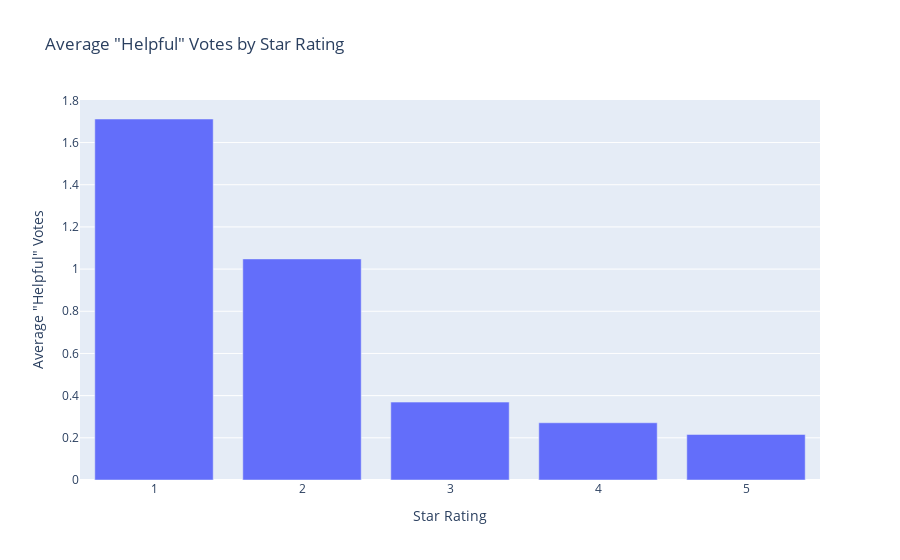

Source (notebook cell):
### Markdown cell above
#### Fig4. Average "Helpful" Votes by Star Rating

### Code cell
# Group by star rating and calculate the average number of 'helpful' votes
helpfulness_by_rating = df_cleaned.groupby('reviews.rating')['reviews.numHelpful'].mean().reset_index()

# Create the bar chart
fig = px.bar(helpfulness_by_rating,
             x='reviews.rating',
             y='reviews.numHelpful',
             title='Average "Helpful" Votes by Star Rating',
             labels={'reviews.rating': 'Star Rating', 'reviews.numHelpful': 'Average "Helpful" Votes'})

fig.show()

### Figure 1 — Plotly figure (JSON) as saved in the notebook; plotly's stock layout.template omitted (floating-point values rounded to 4 significant figures)
{"data": [{"hovertemplate": "Star Rating=%{x}<br>Average \"Helpful\" Votes=%{y}<extra></extra>", "legendgroup": "", "marker": {"color": "#636efa", "pattern": {"shape": ""}}, "name": "", "orientation": "v", "showlegend": false, "textposition": "auto", "type": "bar", "x": [1, 2, 3, 4, 5], "xaxis": "x", "y": [1.712, 1.048, 0.3693, 0.2713, 0.2159], "yaxis": "y"}], "layout": {"barmode": "relative", "legend": {"tracegroupgap": 0}, "title": {"text": "Average \"Helpful\" Votes by Star Rating"}, "xaxis": {"anchor": "y", "domain": [0, 1], "title": {"text": "Star Rating"}}, "yaxis": {"anchor": "x", "domain": [0, 1], "title": {"text": "Average \"Helpful\" Votes"}}}}
